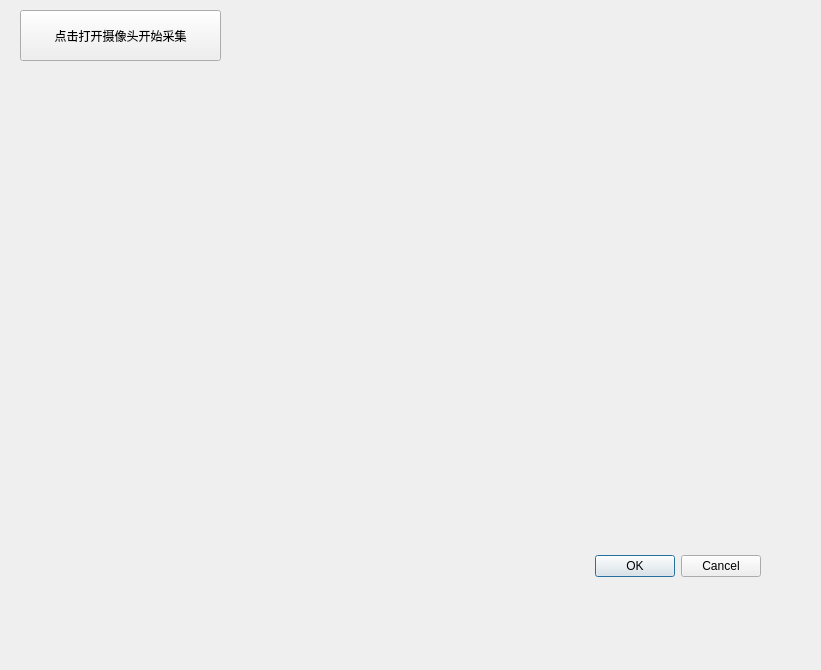
<?xml version="1.0" encoding="UTF-8"?>
<ui version="4.0">
 <class>Face_match</class>
 <widget class="QDialog" name="Face_match">
  <property name="geometry">
   <rect>
    <x>0</x>
    <y>0</y>
    <width>821</width>
    <height>670</height>
   </rect>
  </property>
  <property name="windowTitle">
   <string>Dialog</string>
  </property>
  <widget class="QDialogButtonBox" name="buttonBox">
   <property name="geometry">
    <rect>
     <x>140</x>
     <y>550</y>
     <width>621</width>
     <height>32</height>
    </rect>
   </property>
   <property name="orientation">
    <enum>Qt::Horizontal</enum>
   </property>
   <property name="standardButtons">
    <set>QDialogButtonBox::Cancel|QDialogButtonBox::Ok</set>
   </property>
  </widget>
  <widget class="QPushButton" name="pushButton">
   <property name="geometry">
    <rect>
     <x>20</x>
     <y>10</y>
     <width>201</width>
     <height>51</height>
    </rect>
   </property>
   <property name="text">
    <string>点击打开摄像头开始采集</string>
   </property>
  </widget>
  <widget class="QLabel" name="label">
   <property name="geometry">
    <rect>
     <x>80</x>
     <y>70</y>
     <width>221</width>
     <height>131</height>
    </rect>
   </property>
   <property name="text">
    <string/>
   </property>
  </widget>
 </widget>
 <resources/>
 <connections>
  <connection>
   <sender>buttonBox</sender>
   <signal>accepted()</signal>
   <receiver>Face_match</receiver>
   <slot>accept()</slot>
   <hints>
    <hint type="sourcelabel">
     <x>248</x>
     <y>254</y>
    </hint>
    <hint type="destinationlabel">
     <x>157</x>
     <y>274</y>
    </hint>
   </hints>
  </connection>
  <connection>
   <sender>buttonBox</sender>
   <signal>rejected()</signal>
   <receiver>Face_match</receiver>
   <slot>reject()</slot>
   <hints>
    <hint type="sourcelabel">
     <x>316</x>
     <y>260</y>
    </hint>
    <hint type="destinationlabel">
     <x>286</x>
     <y>274</y>
    </hint>
   </hints>
  </connection>
 </connections>
</ui>
